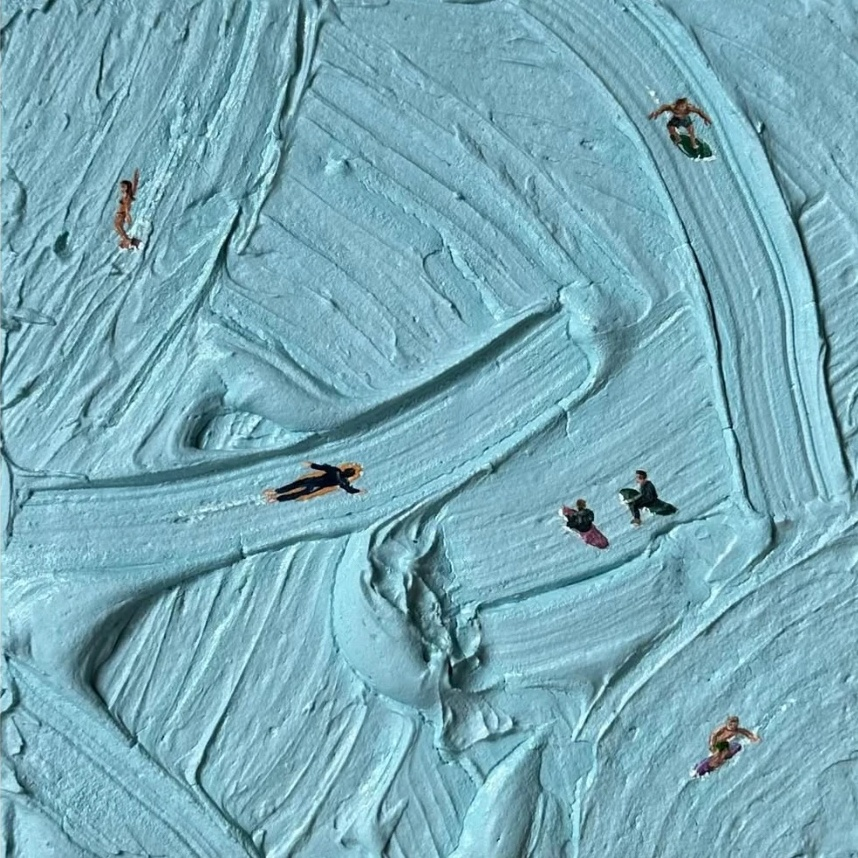
#> input picture content/works/2026-catching-waves/images/01.jpg, 858 x 858 px, found by its file name
$ python make-layers.py
#> lines starting #> are read from the running program, lines starting #| are printed output that depends on the picture
"""
Derived image layers for the experimental /catching-waves-preview page.

Everything comes from the work's own photos in content/works/2026-catching-waves/images/;
nothing is generated. Run from the repo root:

    pip install numpy scipy pillow opencv-python-headless
    python3 scripts/catching-waves-preview/make-layers.py

Writes to public/images/preview/:
  catching-waves-surfer.png       the green-board surfer, cut out of 01.jpg
  catching-waves-cleanplate.png   paint texture for the surfer's spot while he rides
                                  (copied from lower down the same stroke, never shown in the reveal)
  catching-waves-front-wide.png   the artist's arm and brush in front of the canvas, journey-studio.jpg
  catching-waves-front-tall.png   the same for 02.jpg
and prints the boxes that scene.ts needs.
"""

import numpy as np
import cv2
from PIL import Image, ImageDraw, ImageFilter
from scipy import ndimage as ndi

SRC = "content/works/2026-catching-waves/images"
OUT = "public/images/preview"

# Painted surface of the canvas in each studio photo (detected from the turquoise, then checked).
QUADS = {
    "wide": ("journey-studio.jpg", [(905, 181), (1466, 118), (1442, 800), (889, 748)]),
    "tall": ("02.jpg", [(516, 687), (934, 638), (923, 1216), (494, 1177)]),
}
SURFER_BOX = (900, 140, 1040, 260)  # search box around the green-board surfer in 01.jpg


def turquoise(a, db=38, dg=30):
    r, g, b = a[..., 0], a[..., 1], a[..., 2]
    return (b - r > db) & (g - r > dg)


def surfer():
    im = Image.open(f"{SRC}/01.jpg").convert("RGB")
#> im is the input picture: PIL image 858x858 RGB; mean R, G, B 121.1, 171.2, 184.8
    c = np.asarray(im.crop(SURFER_BOX)).astype(float)
#> c: shape (120, 140, 3) float64; every value is 0
    m = ~(turquoise(c) & (np.abs(c[..., 1] - c[..., 2]) < 45))
#> in turquoise, `r, g, b = a[..., 0], a[..., 1], a[..., 2]`: r: shape (120, 140) float64; every value is 0
#> in turquoise, `return (b - r > db) & (g - r > dg)`: returned value: shape (120, 140) bool; every value is 0
#> m: shape (120, 140) bool; every value is 1
    m = ndi.binary_opening(m, iterations=1)
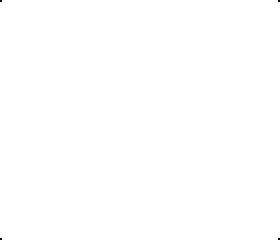
#> m: shape (120, 140) bool (shown 2 times larger); 100% white; black in thin lines or dots
    lab, n = ndi.label(m)
#> lab: shape (120, 140) int32; values 0 (black) and 1 (white), 100% white; black in thin lines or dots
#> n = 1
    keep = lab == (np.argmax(ndi.sum(m, lab, range(1, n + 1))) + 1)
    keep = ndi.binary_closing(keep, iterations=1)
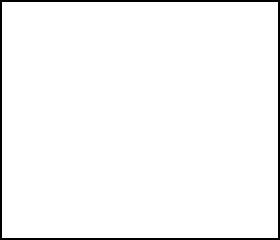
#> keep: shape (120, 140) bool (shown 2 times larger); 96.9% white; black in thin lines or dots
    hl, hn = ndi.label(ndi.binary_fill_holes(keep) & ~keep)
#> hl: shape (120, 140) int32; every value is 0
#> hn = 0
    for i in range(1, hn + 1):
        if (hl == i).sum() < 25:
            keep[hl == i] = True
    alpha = Image.fromarray((keep * 255).astype("uint8")).filter(ImageFilter.GaussianBlur(0.7))
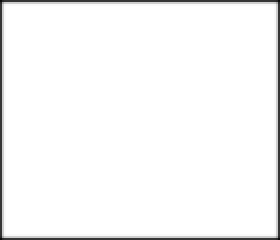
#> alpha: PIL image 140x120 L (shown 2 times larger); min 11, max 255, mean 247.1
    bb = alpha.point(lambda v: 255 if v > 8 else 0).getbbox()
#> bb = (0, 0, 140, 120)
    box = (SURFER_BOX[0] + bb[0] - 2, SURFER_BOX[1] + bb[1] - 2, SURFER_BOX[0] + bb[2] + 2, SURFER_BOX[1] + bb[3] + 2)
#> box = (898, 138, 1042, 262)
    rgba = im.crop(SURFER_BOX).convert("RGBA")
    rgba.putalpha(alpha)
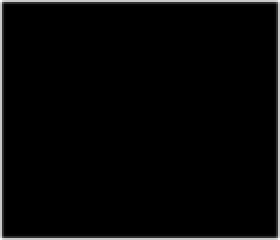
#> rgba: PIL image 140x120 RGBA (shown 2 times larger); mean R, G, B, A 0, 0, 0, 247.1; transparent parts drawn white
    rgba = rgba.crop((bb[0] - 2, bb[1] - 2, bb[2] + 2, bb[3] + 2))
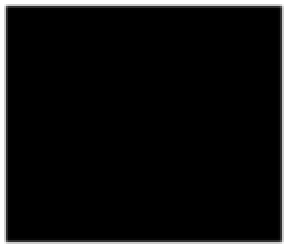
#> rgba: PIL image 144x124 RGBA (shown 2 times larger); mean R, G, B, A 0, 0, 0, 232.5; transparent parts drawn white
    rgba.save(f"{OUT}/catching-waves-surfer.png", optimize=True)
    print("surfer box in 01.jpg", box, "size", rgba.size)
#| surfer box in 01.jpg (898, 138, 1042, 262) size (144, 124)
    return box, np.asarray(rgba)[..., 3]


def cleanplate(box, alpha_cut, offset=(50, 120)):
    A = cv2.imread(f"{SRC}/01.jpg").astype(np.float32)
    x0, y0 = box[0], box[1]
    h, w = alpha_cut.shape
    M = np.zeros(A.shape[:2], np.uint8)
    M[y0:y0 + h, x0:x0 + w] = (alpha_cut > 10).astype(np.uint8) * 255
    M = cv2.dilate(M, np.ones((5, 5), np.uint8), iterations=4)
    alpha = np.clip(cv2.GaussianBlur(M.astype(np.float32) / 255, (0, 0), 5) * 1.6, 0, 1)[..., None]
    dx, dy = offset  # along the stroke, down and to the right
    src = np.roll(np.roll(A, -dy, axis=0), -dx, axis=1)
    ring = (cv2.dilate(M, np.ones((15, 15), np.uint8)) > 0) & (M == 0)
    src = src + (A[ring].mean(0) - src[ring].mean(0))
    res = A * (1 - alpha) + src * alpha
    pad = 40
    bx0, by0, bx1, by1 = x0 - pad, y0 - pad, x0 + w + pad, y0 + h + pad
    crop = np.clip(res[by0:by1, bx0:bx1], 0, 255).astype(np.uint8)
    a8 = (alpha[by0:by1, bx0:bx1, 0] * 255).astype(np.uint8)
    cv2.imwrite(f"{OUT}/catching-waves-cleanplate.png", np.dstack([crop, a8]))
    print("cleanplate box in 01.jpg", (bx0, by0, bx1, by1))


def front(name, file, quad):
    im = Image.open(f"{SRC}/{file}").convert("RGB")
    a = np.asarray(im).astype(float)
    W, H = im.size
    qm = Image.new("L", (W, H), 0)
    ImageDraw.Draw(qm).polygon(quad, fill=255)
    q = np.asarray(qm) > 0
    qgrow = ndi.binary_dilation(q, iterations=6)
    fg = qgrow & ~turquoise(a, 30, 22)
    fg = ndi.binary_opening(fg, iterations=1)
    outside = ~ndi.binary_erosion(q, iterations=2)
    lab, _ = ndi.label(fg | (outside & ~qgrow))
    labels = set(np.unique(lab[outside & ~qgrow])) - {0}
    keep = np.isin(lab, list(labels)) & qgrow  # only what is connected to the room (the artist)
    keep = ndi.binary_fill_holes(ndi.binary_closing(keep, iterations=2)) & qgrow
    alpha = Image.fromarray((keep * 255).astype("uint8")).filter(ImageFilter.GaussianBlur(1.0))
    bbox = alpha.point(lambda v: 255 if v > 4 else 0).getbbox()
    rgba = np.dstack([np.asarray(im), np.asarray(alpha)])
    rgba[rgba[..., 3] == 0] = 0  # empty pixels compress to almost nothing
    Image.fromarray(rgba, "RGBA").crop(bbox).save(f"{OUT}/catching-waves-front-{name}.png", optimize=True)
    print(f"front-{name} box in {file}", bbox)


if __name__ == "__main__":
    box, a = surfer()
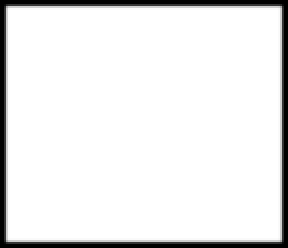
#> a: shape (124, 144) (shown 2 times larger); min 0, max 255, mean 232.5
#> box = (898, 138, 1042, 262)
    cleanplate(box, a)
#> in cleanplate, `x0, y0 = box[0], box[1]`: x0 = 898; y0 = 138
#> (the run stopped early here; a loop or call above may not have finished)
